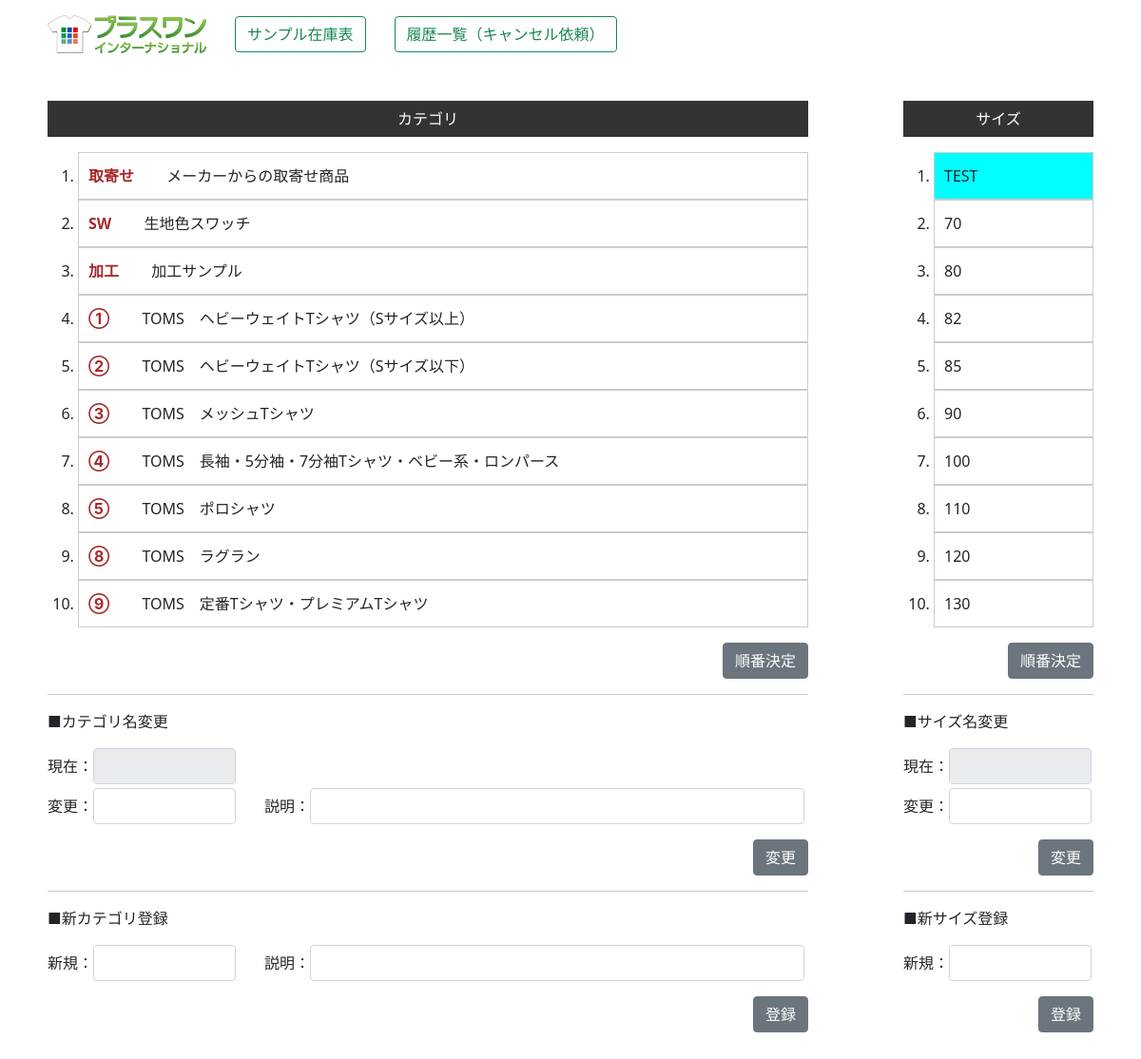
/zaiko2/size_category/ (signed in), run on an earlier commit of the app's database.
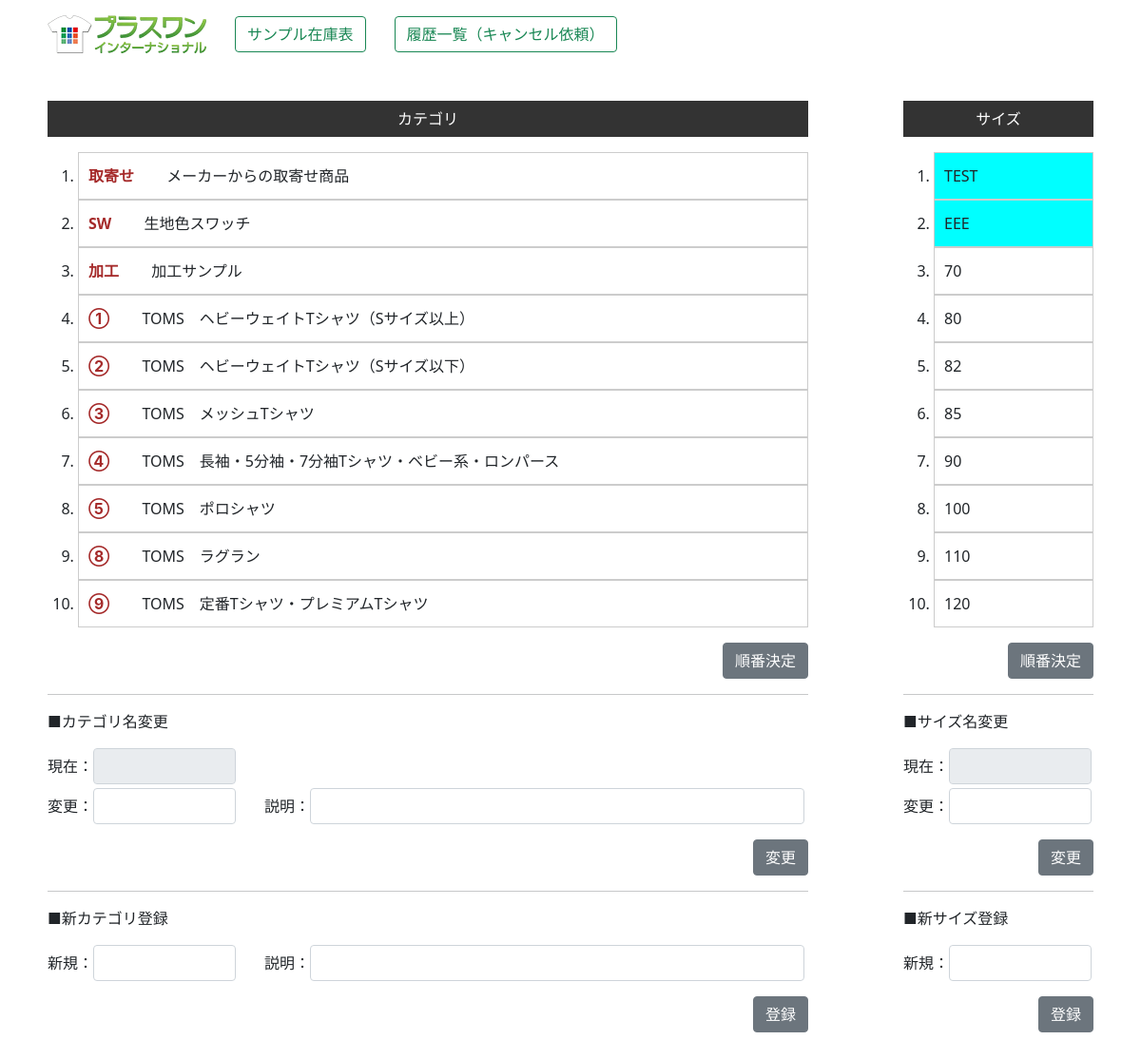
And on a later commit of the database.
### zaiko/models.py (models this page shows, shortened)
class Category(models.Model):
    category_num=models.IntegerField("順番",null=False)
    category=models.CharField("カテゴリ",max_length=50,blank=True)
    category_ex=models.CharField("説明",max_length=100,blank=True)

class Size(models.Model):
    size_num=models.IntegerField("順番",null=False)
    size=models.CharField("サイズ",max_length=30,blank=True)

### zaiko2/views.py (the view)
# urls.py: path('size_category/', size_category, name="size_category"),
@login_required
def size_category(request):
    sizes=Size.objects.all().order_by("size_num")
    category=Category.objects.all().order_by("category_num")
    request.session["comment"]=""
    kanri=0
    if request.user.username == "p1masao":
        kanri=1
    return render(request,"zaiko2/size_category.html",{"sizes":sizes,"category":category,"kanri":kanri})

### zaiko2/templates/zaiko2/size_category.html (shortened to what this page needs)
{% load static %}
<!DOCTYPE html>
<html lang="ja">
<head>
    <link rel="stylesheet" href="{% static 'main.css' %}">
    <link href="https://cdn.jsdelivr.net/npm/bootstrap@5.0.2/dist/css/bootstrap.min.css" rel="stylesheet">
    <link rel="stylesheet" href="https://cdn.jsdelivr.net/npm/bootstrap-icons@1.8.0/font/bootstrap-icons.css">
</head>
<body>
    <div class="container mt-3 mb-5">
        <div style="margin: 0 auto; justify-content: center; width: 1100px;">
            {% include "zaiko/menu.html" with kanri=kanri %}
            <div class="flex4" style="margin-top: 50px;">
                <div style="width: 800px;">
                    <div class="title_sc">カテゴリ</div>
                    <div class="inlineframe mt-3" style=" height: 500px;">
                        <ol class="drag-list">
                            {% for i in category %}
                                {% if i.category_num == 0 %}
                                <li id="{{i.category}}" name="category_list" draggable="true" style="background-color: aqua;">
                                    <span style="color: brown;">{{i.category}}</span>
                                    <span style="margin-left: 30px;">{{i.category_ex}}</span>
                                </li>
                                {% else %}
                                <li id="{{i.category}}" name="category_list" draggable="true">
                                    <span style="color: brown; font-weight: bold;">{{i.category}}</span>
                                    <span style="margin-left: 30px;">{{i.category_ex}}</span>
                                </li>
                                {% endif %}
                            {% endfor %}
                        </ol>
                    </div>
                    <div style="width: 800px;">
                        <div class="mt-3" style="text-align: right;">
                            <button type="button" class="btn btn-secondary" id="btn_category_num">順番決定</button>
                        </div>
                        <hr>
                        <div>■カテゴリ名変更</div>
                        <div class="mt-3">
                            <div class="flex2">
                                <div>現在：</div>
                                <div style="width: 150px;"><input class="form-control" type="text" id="category_name1" readonly></div>
                            </div>
                            <div class="flex2 mt-1">
                                <div>変更：</div>
                                <div style="width: 150px;"><input class="form-control" type="text" id="category_name2"></div>
                                <div style="margin-left: 30px;">説明：</div>
                                <div style="width: 520px;"><input class="form-control" type="text" id="category_name3"></div>
                            </div>
                            <div class="mt-3" style="text-align: right;">
                                <button type="button" class="btn btn-secondary" id="btn_category_name">変更</button>
                            </div>
                        </div>
                        <hr>
                        <div>■新カテゴリ登録</div>
                        <div class="mt-3">
                            <div class="flex2">
                                <div>新規：</div>
                                <div style="width: 150px;"><input class="form-control" type="text" id="category_new1"></div>
                                <div style="margin-left: 30px;">説明：</div>
                                <div style="width: 520px;"><input class="form-control" type="text" id="category_new2"></div>
                            </div>
                            <div class="mt-3" style="text-align: right;">
                                <button type="button" class="btn btn-secondary" id="btn_category_new">登録</button>
                            </div>
                        </div>
                    </div>
                </div>
                <div style="width: 200px;">
                    <div class="title_sc">サイズ</div>
                    <div class="inlineframe mt-3" style="height: 500px;">
                        <ol class="drag-list">
                            {% for i in sizes %}
                                {% if i.size_num == 0 %}
                                <li id="{{i.size}}" name="size_list" draggable="true" style="background-color: aqua;">{{i.size}}</li>
                                {% else %}
                                <li id="{{i.size}}" name="size_list" draggable="true">{{i.size}}</li>
                                {% endif %}
                            {% endfor %}
                        </ol>
                    </div>
                    <div style="width: 200px;">
                        <div class="mt-3" style="text-align: right;">
                            <button type="button" class="btn btn-secondary" id="btn_size_num">順番決定</button>
                        </div>
                        <hr>
                        <div>■サイズ名変更</div>
                        <div class="mt-3">
                            <div class="flex2">
                                <div>現在：</div>
                                <div style="width: 150px;"><input class="form-control" type="text" id="size_name1" readonly></div>
                            </div>
                            <div class="flex2 mt-1">
                                <div>変更：</div>
                                <div style="width: 150px;"><input class="form-control" type="text" id="size_name2"></div>
                            </div>
                            <div class="mt-3" style="text-align: right;">
                                <button type="button" class="btn btn-secondary" id="btn_size_name">変更</button>
                            </div>
                        </div>
                        <hr>
                        <div>■新サイズ登録</div>
                        <div class="mt-3">
                            <div class="flex2">
                                <div>新規：</div>
                                <div style="width: 150px;"><input class="form-control" type="text" id="size_new"></div>
                            </div>
                            <div class="mt-3" style="text-align: right;">
                                <button type="button" class="btn btn-secondary" id="btn_size_new">登録</button>
                            </div>
                        </div>
                    </div>
                </div>
            </div>
        </div>
    </div>
</body>
</html>

### zaiko/templates/zaiko/menu.html (shortened to what this page needs)
{% load static %}
<div class="menu">
    <div>
        <a href="https://www.p1-intl.com/" target="_blank"><img src="{% static 'logo.webp' %}"></a>
    </div>
    <div style="margin-left: 30px;">
        <a href="{% url 'zaiko:index' %}"><button type="button" class="btn btn-outline-success">サンプル在庫表</button></a>
    </div>
    <div style="margin-left: 30px;">
        <a href="{% url 'zaiko:irai_rireki' %}"><button type="button" class="btn btn-outline-success">履歴一覧（キャンセル依頼）</button></a>
    </div>
</div>

### zaiko/static/main.css (style rules this page uses)
.flex2,.menu { display: flex; flex-wrap: wrap; align-items: center; }
.flex4 { display: flex; flex-wrap: nowrap; justify-content: space-between; }
.menu { width: 1100px; margin: 0 auto; }
.drag-list li { line-height:3em; border:1px solid #cccccc; cursor:pointer; padding-left: 10px; }
.inlineframe { background-color:#FFFFFF; overflow:auto; overflow-y:scroll; overflow-x:hidden; }
.title_sc { background-color: #333333; color: #fff; text-align: center; padding: 7px 0px; }

What changed in the data, as far as the page shows it:
no longer on this page (row unchanged): Size: size "130"
added Size: size "EEE"
